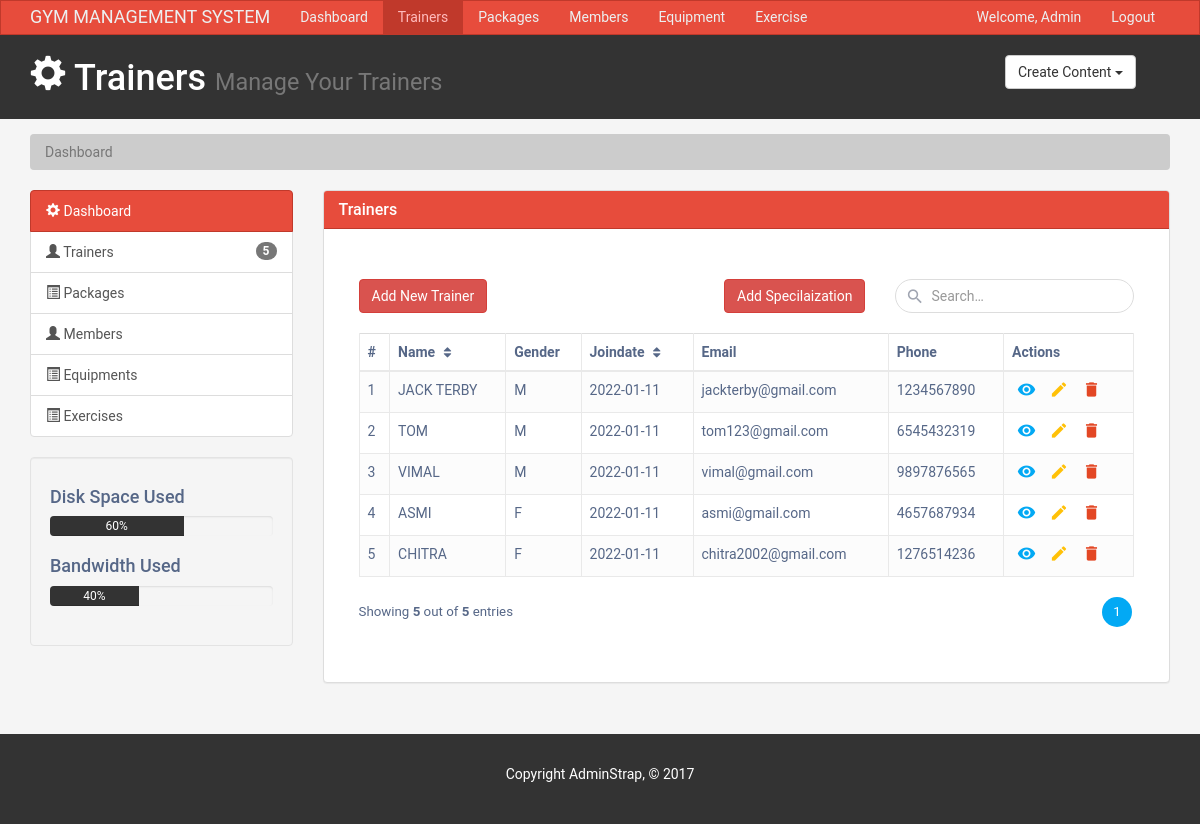
Screenshot of /trainers/ with the database file from the repository.
### models.py (models this page shows, shortened)
class TRAINERS(db.Model):
    T_ID = db.Column(db.Integer, primary_key=True)
    T_NAME = db.Column(db.String(45), nullable=False)
    T_GENDER = db.Column(db.CHAR)
    T_JOINDATE = db.Column(db.Date , nullable = False)
    T_EMAIL = db.Column(db.String(20) , nullable = False , unique = True)
    T_MOB_NO = db.Column(db.Numeric(precision=10 , asdecimal = False) , unique = True , nullable = False)
    T_LOCATION = db.Column(db.String(15))
    T_SPEC = db.relationship('TRAINER_SPEC' , backref = 'TRAINERS' , lazy = True , passive_deletes="all")
    conducting = db.relationship('EXERCISE' ,  secondary = CONDUCTS, backref = 'conducts' , lazy=True)

### trainers.py (the view)
@trainers_blueprint.route('/')
@trainers_blueprint.route('/<int:page_num>')
def trainer(page_num=1):
    count = db.engine.execute(f"SELECT count('T_ID') from 'TRAINERS'").scalar()
    Data_Paginate = TRAINERS.query.filter_by().paginate(per_page=5,page=page_num , error_out = False)
    return render_template('/adminstrap_theme/adminstrap_theme/trainers.html' , istrainers="active" , title = "Trainers" , rows = TRAINERS.query.all() , Data_Paginate=Data_Paginate , isact="active" , tcount=count , specs = TRAINER_SPEC.query.all())

### templates/adminstrap_theme/adminstrap_theme/trainers.html (shortened to what this page needs)
{%extends "base.html" %}
{%block trainers %}
<div class="col-md-9">
    <div class="panel panel-default">
        <div class="panel-heading main-color-bg">
            <h3 class="panel-title">Trainers</h3>
        </div>
        <div class="container mt-5" style="width:auto;">
            <div class="container-xl">
                <div class="table-responsive">
                    <div class="table-wrapper">
                        <div class="table-title">
                            <div class="row">
                                <div class="col-sm-8">
                                    <a class="btn btn-danger" data-toggle="modal" data-target="#addTrainer" >Add New Trainer</a>
                                    <a class="btn btn-danger" data-toggle="modal" data-target="#addSpecialization" style="float:right">Add Specilaization</a>
                                </div>
                                <div class="col-sm-4">
                                    <div class="search-box">
                                        <i class="material-icons">&#xE8B6;</i>
                                        <input type="text" class="form-control" placeholder="Search&hellip;">
                                    </div>
                                </div>
                            </div>
                        </div>
                        <table class="table table-striped table-hover table-bordered">
                            <thead>
                                <tr>
                                   <th>#</th>
                                    <th>Name <i class="fa fa-sort"></i></th>
                                    <th>Gender</th>
                                    <th>Joindate <i class="fa fa-sort"></i></th>
                                    <th>Email</th>
                                    <th>Phone</th>
                                    <th>Actions</th>
                                </tr>
                            </thead>
                            <tbody>
                                {% for row in Data_Paginate.items%}
                                <tr>
                                    <td>{{row.T_ID}}</td>
                                    <td>{{row.T_NAME}}</td>
                                    <td>{{row.T_GENDER}}</td>
                                    <td>{{row.T_JOINDATE}}</td>
                                    <td>{{row.T_EMAIL}}</td>
                                    <td>{{row.T_MOB_NO}}</td>
                                    <td>
                                        <a href="#" class="view" title="View" data-toggle="modal" data-target="#viewTrainer{{row.T_ID}}"><i class="material-icons">&#xE417;</i></a>
                                        <a href="#"  class="edit" title="Edit" data-toggle="modal" data-target="#editTrainer{{row.T_ID}}"  ><i class="material-icons">&#xE254;</i></a>
                                        <a href="#" class="delete" title="Delete"  data-toggle="modal" data-target="#deleteTrainer{{row.T_ID}}"><i class="material-icons">&#xE872;</i></a>
                                    </td>
                                </tr>
                                {% endfor %}
                            </tbody>
                        </table>
                        <div class="clearfix">
                            <div class="hint-text">Showing <b>5</b> out of <b>{{tcount}}</b> entries</div>
                            <ul class="pagination">
                                {% for page in Data_Paginate.iter_pages(left_edge=3,right_edge=3,left_current=3,right_current=3) %}
                                {%if page%}
                                <li class="page-item " id="page{{page}}"><a href="{{page}}" class="page-link">{{page}}</a></li>
                                {%else%}
                                ...
                                {%endif%}
                                {%endfor%}
                            </ul>
                        </div>
                    </div>
                </div>
            </div>
        </div>
    </div>
</div>
{% endblock trainers %}

### templates/base.html (shortened to what this page needs)
<!DOCTYPE html>
<html lang="en">
  <head>
    <link href="{{ url_for('static', filename='css/bootstrap.min.css')}}" rel="stylesheet">
    <link href="{{ url_for('static', filename='css/style.css')}}" rel="stylesheet">
    <link rel="stylesheet" href="{{ url_for('static', filename='css/table.css')}}">
    <link rel="stylesheet" href="https://maxcdn.bootstrapcdn.com/font-awesome/4.7.0/css/font-awesome.min.css">
  </head>
  <body>
        <nav class="navbar navbar-default">
          <div class="container">
            <div class="navbar-header">
              <a class="navbar-brand" href="#">GYM MANAGEMENT SYSTEM</a>
            </div>
            <div id="navbar" class="collapse navbar-collapse">
              <ul class="nav navbar-nav">
                <li class="{{isactive}}"><a href="/">Dashboard</a></li>
                <li class="{{istrainers}}"><a href="/trainers">Trainers</a></li>
                <li class="{{ispackages}}" ><a href="/packages">Packages</a></li>
                <li class="{{ismembers}}"><a href="/members">Members</a></li>
                <li class="{{isequipments}}"><a href="/equipments">Equipment</a></li>
                <li class="{{isexercises}}"><a href="/exercises">Exercise</a></li>
              </ul>
              <ul class="nav navbar-nav navbar-right">
                <li><a href="#">Welcome, Admin</a></li>
                <li><a href="/login">Logout</a></li>
              </ul>
            </div>
          </div>
        </nav>
        <header id="header">
          <div class="container">
            <div class="row">
              <div class="col-md-10">
                <h1><span class="glyphicon glyphicon-cog" aria-hidden="true"></span> {{title}} <small>Manage Your {{title}}</small></h1>
              </div>
              <div class="col-md-2">
                <div class="dropdown create">
                  <button class="btn btn-default dropdown-toggle" type="button" id="dropdownMenu1" data-toggle="dropdown" aria-haspopup="true" aria-expanded="true">
                    Create Content
                    <span class="caret"></span>
                  </button>
                </div>
              </div>
            </div>
          </div>
        </header>
        <section id="breadcrumb">
          <div class="container">
            <ol class="breadcrumb">
              <li class="active">Dashboard</li>
            </ol>
          </div>
        </section>
        <section id="main">
            <div class="container">
                <div class="row">
                    <div class="col-md-3">
                        <div class="list-group">
                            <a href="/" class="list-group-item active main-color-bg">
                                <span class="glyphicon glyphicon-cog" aria-hidden="true"></span> Dashboard
                            </a>
                            <a href="/trainers" class="list-group-item"><span class="glyphicon glyphicon-user" aria-hidden="true"></span> Trainers <span class="badge">{{tcount}}</span></a>
                            <a href="/packages" class="list-group-item"><span class="glyphicon glyphicon-list-alt" aria-hidden="true"></span> Packages </a>
                            <a href="/members" class="list-group-item"><span class="glyphicon glyphicon-user" aria-hidden="true"></span> Members </a>
                            <a href="/equipments" class="list-group-item"><span class="glyphicon glyphicon-list-alt" aria-hidden="true"></span> Equipments </a>
                            <a href="/exercises" class="list-group-item"><span class="glyphicon glyphicon-list-alt" aria-hidden="true"></span> Exercises </a>
                        </div>
                        <div class="well">
                            <h4>Disk Space Used</h4>
                            <div class="progress">
                                <div class="progress-bar" role="progressbar" aria-valuenow="60" aria-valuemin="0" aria-valuemax="100" style="width: 60%;">
                                    60%
                                </div>
                            </div>
                            <h4>Bandwidth Used </h4>
                            <div class="progress">
                                <div class="progress-bar" role="progressbar" aria-valuenow="40" aria-valuemin="0" aria-valuemax="100" style="width: 40%;">
                                    40%
                                </div>
                            </div>
                        </div>
                    </div>
                    {% block trainers %}
                    {% endblock trainers%}
                    <div class="col-md-9">
                    </div>
                </div>
            </div>
        </section>
        <footer id="footer">
          <p>Copyright AdminStrap, &copy; 2017</p>
        </footer>
  </body>
</html>

### static/css/style.css (style rules this page uses)
body { background:#f4f4f4; }
.navbar { min-height: 33px !important; margin-bottom:0; border-radius:0; }
.navbar-nav > li > a, .navbar-brand { padding-top:6px !important; padding-bottom:0 !important; height: 33px; }
.navbar-default { background-color: #e74c3c; border-color: #c0392b; }
.navbar-default .navbar-brand { color: #ecf0f1; }
.navbar-default .navbar-nav > li > a { color: #ecf0f1; }
.navbar-default .navbar-nav > .active > a, .navbar-default .navbar-nav > .active > a:hover, .navbar-default .navbar-nav > .active > a:focus { color: #ffbbbc; background-color: #c0392b; }
.navbar-default .navbar-collapse, .navbar-default .navbar-form { border-color: #ecf0f1; }
.main-color-bg { background-color: #e74c3c !important; border-color: #c0392b !important; color:#ffffff !important; }
#header { background:#333333; color:#ffffff; padding-bottom: 10px; margin-bottom: 15px; }
#header .create { padding-top: 20px; }
.breadcrumb { background:#cccccc; color:#333333; }
.progress-bar { background:#333333; color:#ffffff; }
#footer { background:#333333; color:#ffffff; text-align:center; padding:30px; margin-top:30px; }

### static/css/table.css (style rules this page uses)
body { color: #566787; background: #f5f5f5; font-family: 'Roboto', sans-serif; }
.table-responsive { margin: 30px 0; }
.table-wrapper { background: #fff; padding: 20px; box-shadow: 0 1px 1px rgba(0,0,0,.05); }
.table-title { padding-bottom: 10px; margin: 0 0 10px; min-width: 100%; }
.search-box { position: relative; float: right; }
.search-box input { height: 34px; border-radius: 20px; padding-left: 35px; border-color: #ddd; box-shadow: none; }
.search-box i { color: #a0a5b1; position: absolute; font-size: 19px; top: 8px; left: 10px; }
table.table tr th, table.table tr td { border-color: #e9e9e9; }
table.table-striped tbody tr:nth-of-type(odd) { background-color: #fcfcfc; }
table.table th i { font-size: 13px; margin: 0 5px; cursor: pointer; }
table.table td:last-child { width: 130px; }
table.table td a { color: #a0a5b1; display: inline-block; margin: 0 5px; }
table.table td a.view { color: #03A9F4; }
table.table td a.edit { color: #FFC107; }
table.table td a.delete { color: #E34724; }
table.table td i { font-size: 19px; }
.pagination { float: right; margin: 0 0 5px; }
.pagination li a { border: none; font-size: 95%; width: 30px; height: 30px; color: #999; margin: 0 2px; line-height: 30px; border-radius: 30px !important; text-align: center; padding: 0; }
.pagination li.active a { background: #03A9F4; }
.hint-text { float: left; margin-top: 6px; font-size: 95%; }

### rows the page displays
TRAINERS: T_ID "1", T_NAME "JACK TERBY", T_GENDER "M", T_JOINDATE "2022-01-11", T_EMAIL "jackterby@gmail.com", T_MOB_NO "1234567890"
TRAINERS: T_ID "2", T_NAME "TOM", T_GENDER "M", T_JOINDATE "2022-01-11", T_EMAIL "tom123@gmail.com", T_MOB_NO "6545432319"
TRAINERS: T_ID "3", T_NAME "VIMAL", T_GENDER "M", T_JOINDATE "2022-01-11", T_EMAIL "vimal@gmail.com", T_MOB_NO "9897876565"
TRAINERS: T_ID "4", T_NAME "ASMI", T_GENDER "F", T_JOINDATE "2022-01-11", T_EMAIL "asmi@gmail.com", T_MOB_NO "4657687934"
TRAINERS: T_ID "5", T_NAME "CHITRA", T_GENDER "F", T_JOINDATE "2022-01-11", T_EMAIL "chitra2002@gmail.com", T_MOB_NO "1276514236"

### other values shown
{{ title }} "Trainers"
{{ tcount }} "5"
{{ page }} "1"
